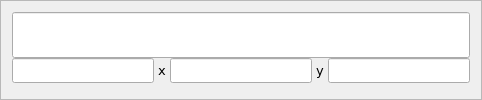
      <widget class="QFrame" name="frame_2">
       <property name="sizePolicy">
        <sizepolicy hsizetype="Preferred" vsizetype="Preferred">
         <horstretch>0</horstretch>
         <verstretch>0</verstretch>
        </sizepolicy>
       </property>
       <property name="minimumSize">
        <size>
         <width>0</width>
         <height>0</height>
        </size>
       </property>
       <property name="maximumSize">
        <size>
         <width>16777215</width>
         <height>100</height>
        </size>
       </property>
       <property name="frameShape">
        <enum>QFrame::StyledPanel</enum>
       </property>
       <property name="frameShadow">
        <enum>QFrame::Raised</enum>
       </property>
       <layout class="QGridLayout" name="gridLayout_3">
        <item row="0" column="0">
         <layout class="QGridLayout" name="gridLayout_2">
          <property name="leftMargin">
           <number>0</number>
          </property>
          <property name="rightMargin">
           <number>0</number>
          </property>
          <property name="bottomMargin">
           <number>5</number>
          </property>
          <property name="spacing">
           <number>0</number>
          </property>
          <item row="1" column="2">
           <widget class="QLineEdit" name="lineEdit_mx">
            <property name="maximumSize">
             <size>
              <width>150</width>
              <height>16777215</height>
             </size>
            </property>
            <property name="font">
             <font>
              <family>DejaVu Sans</family>
              <pointsize>10</pointsize>
             </font>
            </property>
            <property name="readOnly">
             <bool>true</bool>
            </property>
           </widget>
          </item>
          <item row="1" column="3">
           <widget class="QLabel" name="label_2">
            <property name="font">
             <font>
              <family>DejaVu Sans</family>
              <pointsize>10</pointsize>
             </font>
            </property>
            <property name="text">
             <string> y </string>
            </property>
           </widget>
          </item>
          <item row="1" column="1">
           <widget class="QLabel" name="label">
            <property name="font">
             <font>
              <family>DejaVu Sans</family>
              <pointsize>10</pointsize>
             </font>
            </property>
            <property name="text">
             <string> x </string>
            </property>
           </widget>
          </item>
          <item row="1" column="0">
           <widget class="QLineEdit" name="lineEdit_input">
            <property name="font">
             <font>
              <family>DejaVu Sans</family>
              <pointsize>10</pointsize>
             </font>
            </property>
            <property name="text">
             <string/>
            </property>
           </widget>
          </item>
          <item row="0" column="0" colspan="5">
           <widget class="QLineEdit" name="lineEdit_message">
            <property name="sizePolicy">
             <sizepolicy hsizetype="Expanding" vsizetype="Minimum">
              <horstretch>0</horstretch>
              <verstretch>0</verstretch>
             </sizepolicy>
            </property>
            <property name="minimumSize">
             <size>
              <width>0</width>
              <height>0</height>
             </size>
            </property>
            <property name="font">
             <font>
              <family>DejaVu Sans</family>
              <pointsize>10</pointsize>
             </font>
            </property>
            <property name="text">
             <string/>
            </property>
            <property name="readOnly">
             <bool>true</bool>
            </property>
           </widget>
          </item>
          <item row="1" column="4">
           <widget class="QLineEdit" name="lineEdit_my">
            <property name="maximumSize">
             <size>
              <width>150</width>
              <height>16777215</height>
             </size>
            </property>
            <property name="font">
             <font>
              <family>DejaVu Sans</family>
              <pointsize>10</pointsize>
             </font>
            </property>
            <property name="readOnly">
             <bool>true</bool>
            </property>
           </widget>
          </item>
         </layout>
        </item>
       </layout>
      </widget>
